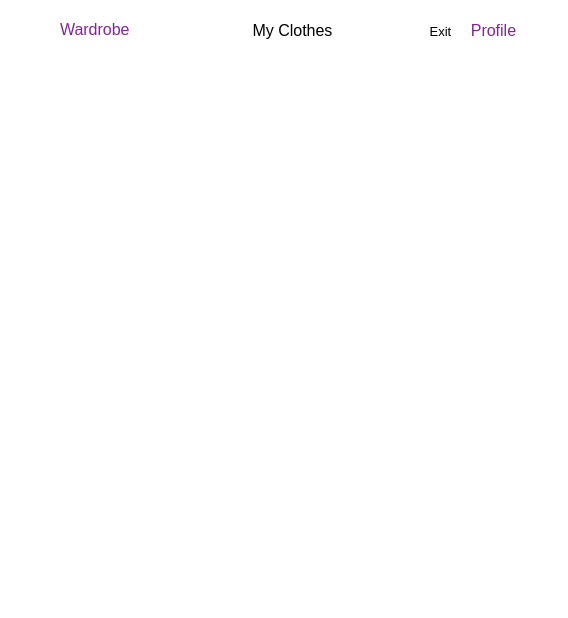
<?xml version="1.0" encoding="UTF-8"?>
<ui version="4.0">
 <class>MainWindow</class>
 <widget class="QMainWindow" name="MainWindow">
  <property name="geometry">
   <rect>
    <x>0</x>
    <y>0</y>
    <width>568</width>
    <height>618</height>
   </rect>
  </property>
  <property name="cursor">
   <cursorShape>ArrowCursor</cursorShape>
  </property>
  <property name="windowTitle">
   <string>MainWindow</string>
  </property>
  <property name="styleSheet">
   <string notr="true">background: #fff;</string>
  </property>
  <widget class="QWidget" name="centralwidget">
   <property name="styleSheet">
    <string notr="true">background: #fff;</string>
   </property>
   <widget class="QLabel" name="label_main">
    <property name="geometry">
     <rect>
      <x>60</x>
      <y>15</y>
      <width>79</width>
      <height>29</height>
     </rect>
    </property>
    <property name="font">
     <font>
      <family>Segoe UI</family>
      <pointsize>12</pointsize>
     </font>
    </property>
    <property name="layoutDirection">
     <enum>Qt::RightToLeft</enum>
    </property>
    <property name="styleSheet">
     <string notr="true">color: rgba(131, 36, 149, 255);</string>
    </property>
    <property name="text">
     <string>Wardrobe</string>
    </property>
    <property name="alignment">
     <set>Qt::AlignLeading|Qt::AlignLeft|Qt::AlignVCenter</set>
    </property>
   </widget>
   <widget class="QLabel" name="label_profile_img">
    <property name="geometry">
     <rect>
      <x>528</x>
      <y>15</y>
      <width>29</width>
      <height>29</height>
     </rect>
    </property>
    <property name="styleSheet">
     <string notr="true"/>
    </property>
    <property name="text">
     <string/>
    </property>
   </widget>
   <widget class="QPushButton" name="btn_clothes">
    <property name="geometry">
     <rect>
      <x>252</x>
      <y>15</y>
      <width>81</width>
      <height>31</height>
     </rect>
    </property>
    <property name="font">
     <font>
      <family>Segoe UI</family>
      <pointsize>12</pointsize>
     </font>
    </property>
    <property name="cursor">
     <cursorShape>PointingHandCursor</cursorShape>
    </property>
    <property name="mouseTracking">
     <bool>false</bool>
    </property>
    <property name="tabletTracking">
     <bool>false</bool>
    </property>
    <property name="focusPolicy">
     <enum>Qt::ClickFocus</enum>
    </property>
    <property name="styleSheet">
     <string notr="true">border: none;
</string>
    </property>
    <property name="text">
     <string>My Clothes</string>
    </property>
    <property name="autoDefault">
     <bool>true</bool>
    </property>
   </widget>
   <widget class="QPushButton" name="btn_profile">
    <property name="geometry">
     <rect>
      <x>468</x>
      <y>15</y>
      <width>51</width>
      <height>31</height>
     </rect>
    </property>
    <property name="font">
     <font>
      <family>Segoe UI</family>
      <pointsize>12</pointsize>
     </font>
    </property>
    <property name="cursor">
     <cursorShape>PointingHandCursor</cursorShape>
    </property>
    <property name="mouseTracking">
     <bool>false</bool>
    </property>
    <property name="tabletTracking">
     <bool>false</bool>
    </property>
    <property name="focusPolicy">
     <enum>Qt::ClickFocus</enum>
    </property>
    <property name="styleSheet">
     <string notr="true">background-color: rgb(255, 255, 255);
border: none;
color: rgba(131, 36, 149, 255);
</string>
    </property>
    <property name="text">
     <string>Profile</string>
    </property>
    <property name="autoDefault">
     <bool>true</bool>
    </property>
   </widget>
   <widget class="QPushButton" name="btn_exit">
    <property name="geometry">
     <rect>
      <x>422</x>
      <y>20</y>
      <width>37</width>
      <height>23</height>
     </rect>
    </property>
    <property name="font">
     <font>
      <family>Segoe UI</family>
      <pointsize>10</pointsize>
     </font>
    </property>
    <property name="styleSheet">
     <string notr="true">border: none;
</string>
    </property>
    <property name="text">
     <string>Exit</string>
    </property>
   </widget>
  </widget>
  <widget class="QMenuBar" name="menubar">
   <property name="geometry">
    <rect>
     <x>0</x>
     <y>0</y>
     <width>568</width>
     <height>21</height>
    </rect>
   </property>
   <property name="styleSheet">
    <string notr="true">background: rgb(2,0,36);
background: linear-gradient(90deg, rgba(2,0,36,1) 0%, rgba(57,51,60,1) 35%, rgba(0,212,255,1) 100%);</string>
   </property>
  </widget>
  <widget class="QStatusBar" name="statusbar"/>
 </widget>
 <resources/>
 <connections/>
</ui>
